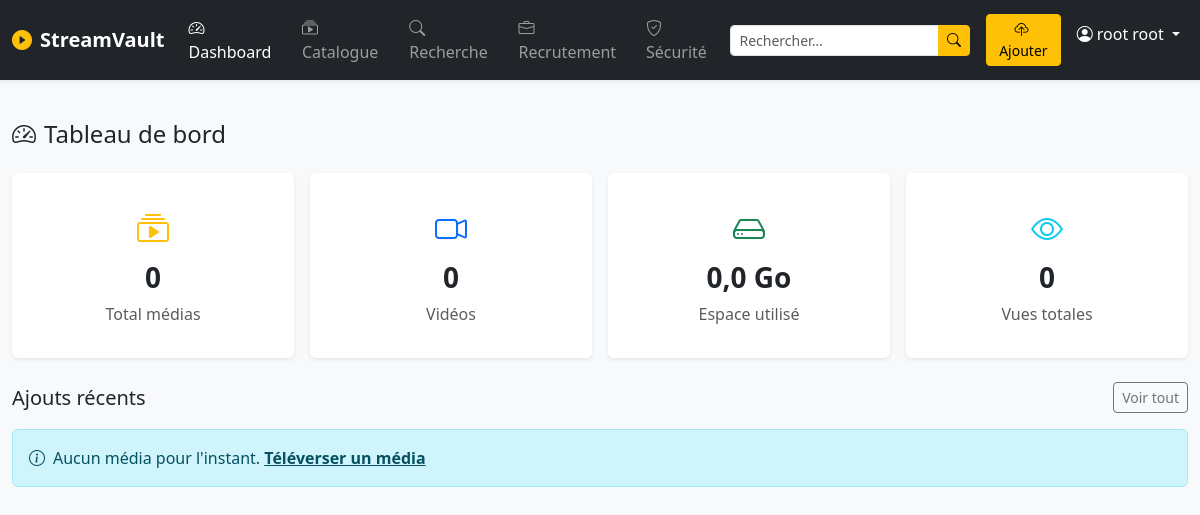
The page /play/ (signed in) on the database as committed earlier.
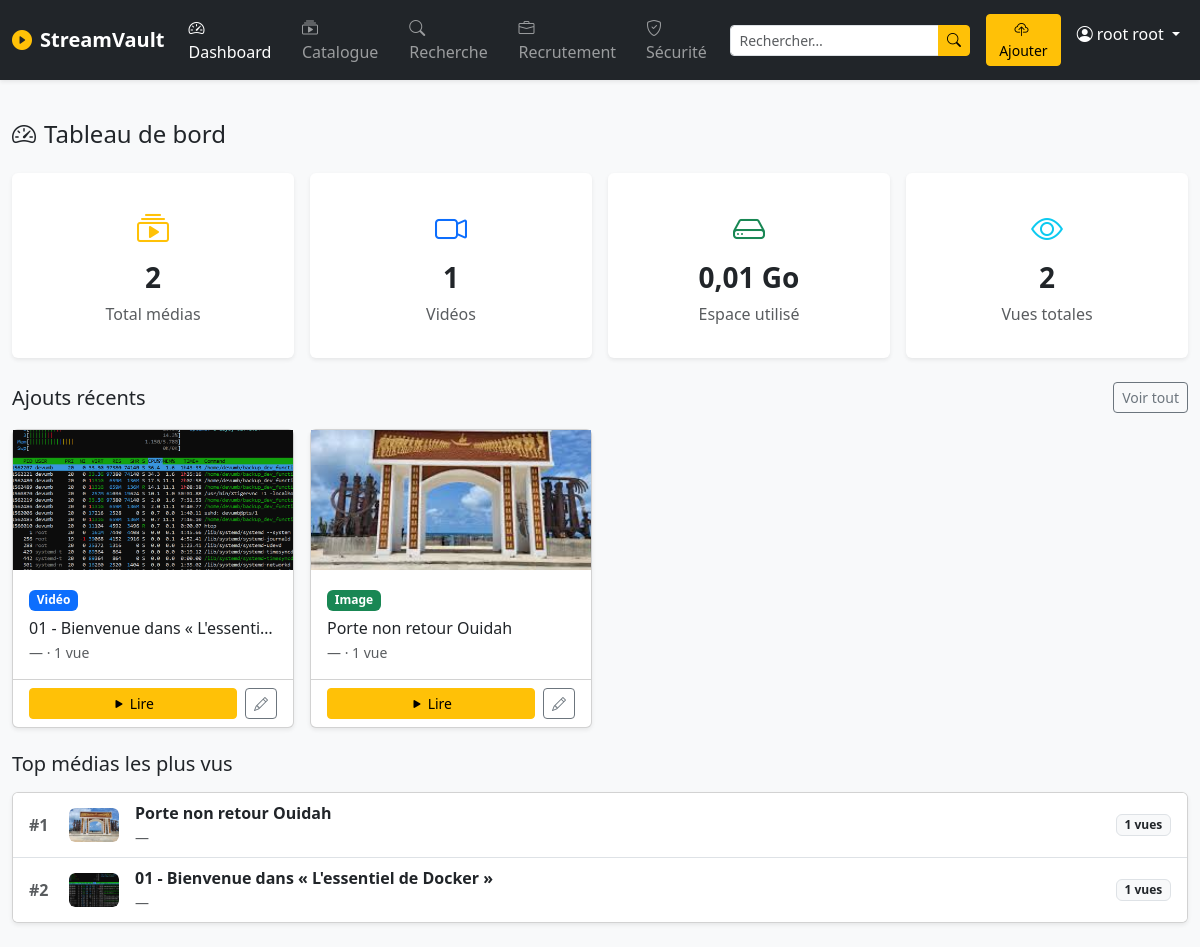
The same page on the database as committed later.
### authentification/models.py (models this page shows, shortened)
class User(AbstractUser):
    username = None
    email = models.EmailField(max_length=100 , blank=True, null=True, unique=True)
    nom = models.CharField(max_length=50, blank=False, null=False)
    prenoms = models.CharField(max_length=65, blank=False, null=False)
    photo_url = models.ImageField(upload_to='photo/')
    creat_at = models.DateTimeField(auto_now_add=True, editable=False)
    update_at = models.DateTimeField(auto_now=True)
    is_staff = models.BooleanField(default=False)
    is_active = models.BooleanField(default=True, auto_created=True)
    is_superuser = models.BooleanField(default=False)
    USERNAME_FIELD = 'email'
    REQUIRED_FIELDS = ["nom", "prenoms"]
    objects = UserManager()
    @property
    def full_name(self):
        return f"{self.nom} {self.prenoms}"

### greenplay/models.py (models this page shows, shortened)
class Media(models.Model):
    TYPE_VIDEO = "video"
    TYPE_IMAGE = "image"
    TYPE_AUDIO = "audio"
    MEDIA_TYPES = [
        (TYPE_VIDEO, "Vidéo"),
        (TYPE_IMAGE, "Image"),
        (TYPE_AUDIO, "Audio"),
    ]
    VISIBILITY_PUBLIC = "public"
    VISIBILITY_PRIVATE = "private"
    VISIBILITY_INVITE = "invite"
    VISIBILITY_CHOICES = [
        (VISIBILITY_PUBLIC, "Public"),
        (VISIBILITY_PRIVATE, "Privé"),
        (VISIBILITY_INVITE, "Sur invitation"),
    ]
    LICENSE_CHOICES = [
        ("proprietary", "Propriétaire"),
        ("cc_by", "CC BY"),
        ("cc_by_sa", "CC BY-SA"),
        ("public_domain", "Domaine public"),
    ]
    title = models.CharField(max_length=255, verbose_name="Titre")
    slug = models.SlugField(max_length=255, unique=True, blank=True)
    description = models.TextField(blank=True, verbose_name="Description")
    media_type = models.CharField(
        max_length=10, choices=MEDIA_TYPES, verbose_name="Type de média"
    )
    file = models.FileField(
        upload_to=media_upload_path, verbose_name="Fichier média"
    )
    thumbnail = models.ImageField(
        upload_to=thumbnail_upload_path,
        blank=True,
        null=True,
        verbose_name="Miniature",
    )
    category = models.ForeignKey(
        Category,
        on_delete=models.SET_NULL,
        null=True,
        blank=True,
        related_name="medias",
        verbose_name="Catégorie",
    )
    tags = models.ManyToManyField(Tag, blank=True, related_name="medias", verbose_name="Tags")
    author = models.CharField(max_length=200, blank=True, verbose_name="Auteur / Réalisateur")
    production_date = models.DateField(null=True, blank=True, verbose_name="Date de production")
    duration = models.PositiveIntegerField(
        null=True, blank=True, verbose_name="Durée (secondes)"
    )
    file_size = models.PositiveBigIntegerField(
        null=True, blank=True, verbose_name="Taille du fichier (octets)"
    )
    visibility = models.CharField(
        max_length=10,
        choices=VISIBILITY_CHOICES,
        default=VISIBILITY_PUBLIC,
        verbose_name="Visibilité",
    )
    license = models.CharField(
        max_length=20,
        choices=LICENSE_CHOICES,
        default="proprietary",
        verbose_name="Licence",
    )
    uploaded_by = models.ForeignKey(
        settings.AUTH_USER_MODEL,
        on_delete=models.CASCADE,
        related_name="medias",
        verbose_name="Téléversé par",
    )
    created_at = models.DateTimeField(auto_now_add=True, verbose_name="Date d'ajout")
    updated_at = models.DateTimeField(auto_now=True, verbose_name="Dernière modification")
    class Meta:
        verbose_name = "Média"
        verbose_name_plural = "Médias"
        ordering = ["-created_at"]
        indexes = [
            models.Index(fields=["media_type"]),
            models.Index(fields=["visibility"]),
            models.Index(fields=["created_at"]),
        ]
    @property
    def view_count(self):
        return self.views.count()
    @property
    def is_video(self):
        return self.media_type == self.TYPE_VIDEO
    @property
    def is_image(self):
        return self.media_type == self.TYPE_IMAGE

### greenplay/views.py (the view)
# urls.py: path("", play_views.dashboard, name="dashboard"),
@login_required
def dashboard(request):
    medias = Media.objects.filter(visibility=Media.VISIBILITY_PUBLIC)
    total = medias.count()
    total_videos = medias.filter(media_type=Media.TYPE_VIDEO).count()
    total_images = medias.filter(media_type=Media.TYPE_IMAGE).count()
    total_audios = medias.filter(media_type=Media.TYPE_AUDIO).count()
    total_views = MediaView.objects.count()
    total_size = medias.aggregate(s=Sum("file_size"))["s"] or 0
    recent_medias = medias.select_related("category", "uploaded_by").prefetch_related("tags")[:8]
    top_medias = (
        medias.annotate(vc=Count("views"))
        .select_related("category")
        .order_by("-vc")[:5]
    )
    context = {
        "total": total,
        "total_videos": total_videos,
        "total_images": total_images,
        "total_audios": total_audios,
        "total_views": total_views,
        "total_size_gb": round(total_size / (1024 ** 3), 2),
        "recent_medias": recent_medias,
        "top_medias": top_medias,
    }
    return render(request, "greenplay/dashboard.html", context)

### greenplay/templates/greenplay/dashboard.html (shortened to what this page needs)
{% extends "greenplay/base.html" %}
{% block content %}
<h4 class="mb-4"><i class="bi bi-speedometer2 me-2"></i>Tableau de bord</h4>
<div class="row g-3 mb-4">
  <div class="col-sm-6 col-xl-3">
    <div class="card border-0 shadow-sm text-center py-3">
      <div class="card-body">
        <i class="bi bi-collection-play fs-2 text-warning"></i>
        <h3 class="mt-2 fw-bold">{{ total }}</h3>
        <p class="text-muted mb-0">Total médias</p>
      </div>
    </div>
  </div>
  <div class="col-sm-6 col-xl-3">
    <div class="card border-0 shadow-sm text-center py-3">
      <div class="card-body">
        <i class="bi bi-camera-video fs-2 text-primary"></i>
        <h3 class="mt-2 fw-bold">{{ total_videos }}</h3>
        <p class="text-muted mb-0">Vidéos</p>
      </div>
    </div>
  </div>
  <div class="col-sm-6 col-xl-3">
    <div class="card border-0 shadow-sm text-center py-3">
      <div class="card-body">
        <i class="bi bi-hdd fs-2 text-success"></i>
        <h3 class="mt-2 fw-bold">{{ total_size_gb }} Go</h3>
        <p class="text-muted mb-0">Espace utilisé</p>
      </div>
    </div>
  </div>
  <div class="col-sm-6 col-xl-3">
    <div class="card border-0 shadow-sm text-center py-3">
      <div class="card-body">
        <i class="bi bi-eye fs-2 text-info"></i>
        <h3 class="mt-2 fw-bold">{{ total_views }}</h3>
        <p class="text-muted mb-0">Vues totales</p>
      </div>
    </div>
  </div>
</div>
<div class="d-flex justify-content-between align-items-center mb-3">
  <h5 class="mb-0">Ajouts récents</h5>
  <a href="{% url 'media:catalogue' %}" class="btn btn-outline-secondary btn-sm">Voir tout</a>
</div>
{% if recent_medias %}
<div class="row row-cols-1 row-cols-md-2 row-cols-xl-4 g-3 mb-4">
  {% for m in recent_medias %}
  <div class="col">
    <div class="card h-100 shadow-sm">
      <div class="bg-secondary d-flex align-items-center justify-content-center"
           style="height:140px;font-size:3rem;overflow:hidden">
        {% if m.thumbnail %}
          <img src="{{ m.thumbnail.url }}" alt="{{ m.title }}" class="w-100 h-100 object-fit-cover">
        {% else %}
          {% if m.is_video %}🎬{% elif m.is_image %}🖼️{% else %}🎵{% endif %}
        {% endif %}
      </div>
      <div class="card-body">
        <span class="badge mb-2
          {% if m.is_video %}bg-primary
          {% elif m.is_image %}bg-success
          {% else %}bg-warning text-dark{% endif %}">
          {{ m.get_media_type_display }}
        </span>
        <h6 class="card-title text-truncate mb-1">{{ m.title }}</h6>
        <p class="card-text text-muted small mb-0">
          {{ m.category.name|default:"—" }} · {{ m.view_count }} vue{{ m.view_count|pluralize }}
        </p>
      </div>
      <div class="card-footer bg-transparent d-flex gap-2">
        <a href="{% url 'media:detail' m.slug %}" class="btn btn-sm btn-warning flex-fill">
          <i class="bi bi-play-fill"></i> Lire
        </a>
        {% if request.user == m.uploaded_by or request.user.is_staff %}
        <a href="{% url 'media:edit' m.slug %}" class="btn btn-sm btn-outline-secondary">
          <i class="bi bi-pencil"></i>
        </a>
        {% endif %}
      </div>
    </div>
  </div>
  {% endfor %}
</div>
{% else %}
<div class="alert alert-info">
  <i class="bi bi-info-circle me-2"></i>Aucun média pour l'instant.
  <a href="{% url 'media:upload' %}" class="alert-link">Téléverser un média</a>
</div>
{% endif %}
{% if top_medias %}
<h5 class="mb-3">Top médias les plus vus</h5>
<div class="card shadow-sm">
  <ul class="list-group list-group-flush">
    {% for m in top_medias %}
    <li class="list-group-item d-flex align-items-center gap-3">
      <span class="fw-bold text-muted" style="width:24px">#{{ forloop.counter }}</span>
      <div class="bg-light rounded d-flex align-items-center justify-content-center flex-shrink-0"
           style="width:50px;height:34px;font-size:1.2rem;overflow:hidden">
        {% if m.thumbnail %}
          <img src="{{ m.thumbnail.url }}" alt="" class="w-100 h-100 object-fit-cover rounded">
        {% else %}
          {% if m.is_video %}🎬{% elif m.is_image %}🖼️{% else %}🎵{% endif %}
        {% endif %}
      </div>
      <div class="flex-grow-1">
        <a href="{% url 'media:detail' m.slug %}" class="text-decoration-none fw-semibold text-dark text-truncate d-block">
          {{ m.title }}
        </a>
        <small class="text-muted">{{ m.category.name|default:"—" }}</small>
      </div>
      <span class="badge bg-light text-dark border">{{ m.vc }} vues</span>
    </li>
    {% endfor %}
  </ul>
</div>
{% endif %}
{% endblock %}

### greenplay/templates/greenplay/base.html (shortened to what this page needs)
{% load static %}
<!DOCTYPE html>
<html lang="fr">
<head>
  {% load static %}
  <link rel="stylesheet" href="{% static 'vendor/css/bootstrap.min.css' %}">
  <link rel="stylesheet" href="{% static 'vendor/css/bootstrap-icons.min.css' %}">
  <link rel="stylesheet" href="{% static 'vendor/css/fonts.css' %}">
</head>
<body class="bg-light">
<nav class="navbar navbar-expand-lg navbar-dark bg-dark shadow-sm">
  <div class="container-fluid">
    <a class="navbar-brand fw-bold" href="{% url 'media:dashboard' %}">
      <i class="bi bi-play-circle-fill text-warning me-2"></i>StreamVault
    </a>
    <div class="collapse navbar-collapse" id="navMenu">
      <ul class="navbar-nav me-auto mb-2 mb-lg-0">
        <li class="nav-item">
          <a class="nav-link {% if request.resolver_match.url_name == 'dashboard' %}active{% endif %}"
             href="{% url 'media:dashboard' %}">
            <i class="bi bi-speedometer2 me-1"></i>Dashboard
          </a>
        </li>
        <li class="nav-item">
          <a class="nav-link {% if request.resolver_match.url_name == 'catalogue' %}active{% endif %}"
             href="{% url 'media:catalogue' %}">
            <i class="bi bi-collection-play me-1"></i>Catalogue
          </a>
        </li>
        <li class="nav-item">
          <a class="nav-link {% if request.resolver_match.url_name == 'search' %}active{% endif %}"
             href="{% url 'media:search' %}">
            <i class="bi bi-search me-1"></i>Recherche
          </a>
        </li>
        <li class="nav-item">
          <a class="nav-link {% if 'recrutement' in request.resolver_match.namespace %}active{% endif %}"
            href="{% url 'recrutement:liste' %}">
            <i class="bi bi-briefcase me-1"></i>Recrutement
          </a>
        </li>
        {% if user.is_staff %}
        <li class="nav-item">
          <a class="nav-link {% if request.resolver_match.url_name == 'security' %}active{% endif %}"
             href="{% url 'media:security' %}">
            <i class="bi bi-shield-check me-1"></i>Sécurité
          </a>
        </li>
        {% endif %}
      </ul>
      <form class="d-flex me-3" action="{% url 'media:search' %}" method="get">
        <div class="input-group input-group-sm">
          <input type="text" name="q" class="form-control" placeholder="Rechercher…">
          <button class="btn btn-warning" type="submit">
            <i class="bi bi-search"></i>
          </button>
        </div>
      </form>
      <ul class="navbar-nav">
        <li class="nav-item">
          <a class="btn btn-warning btn-sm me-2" href="{% url 'media:upload' %}">
            <i class="bi bi-cloud-upload me-1"></i>Ajouter
          </a>
        </li>
        <li class="nav-item dropdown">
          <a class="nav-link dropdown-toggle text-white" href="#" data-bs-toggle="dropdown">
            <i class="bi bi-person-circle me-1"></i>{{ user.full_name }}
          </a>
        </li>
      </ul>
    </div>
  </div>
</nav>
<div class="container-fluid py-4">
  {% block content %}{% endblock %}
</div>
</body>
</html>

Rows that differ between the two databases and show on the page:
added Media: thumbnail (picture), media_type "Vidéo", title "01 - Bienvenue dans « L'essenti…", category.name "—", view_count "1", title "01 - Bienvenue dans « L'essentiel de Docker »", vc "1"
added Media: thumbnail (picture), media_type "Image", title "Porte non retour Ouidah", category.name "—", view_count "1", vc "1"
Other text that changed with them:
{{ total }}: "0" → "2"
{{ total_videos }}: "0" → "1"
{{ total_size_gb }}: "0,0" → "0,01"
{{ total_views }}: "0" → "2"
text no longer shown: "Aucun média pour l'instant. Téléverser un média"
text now shown: "Top médias les plus vus"
